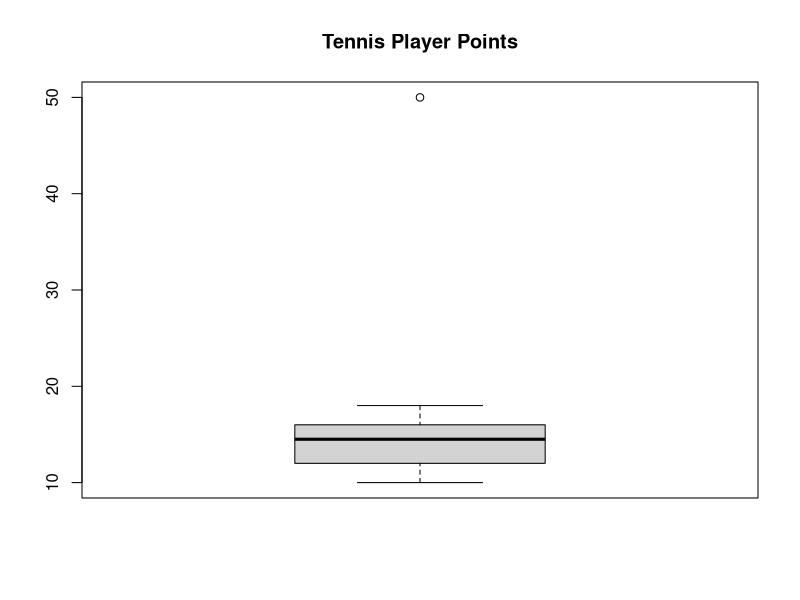

Here is the R script that generated this plot:
points <- c(10,12,15,14,13,16,18,12,15,50)
boxplot(points, main="Tennis Player Points")
print(boxplot.stats(points)$out)
